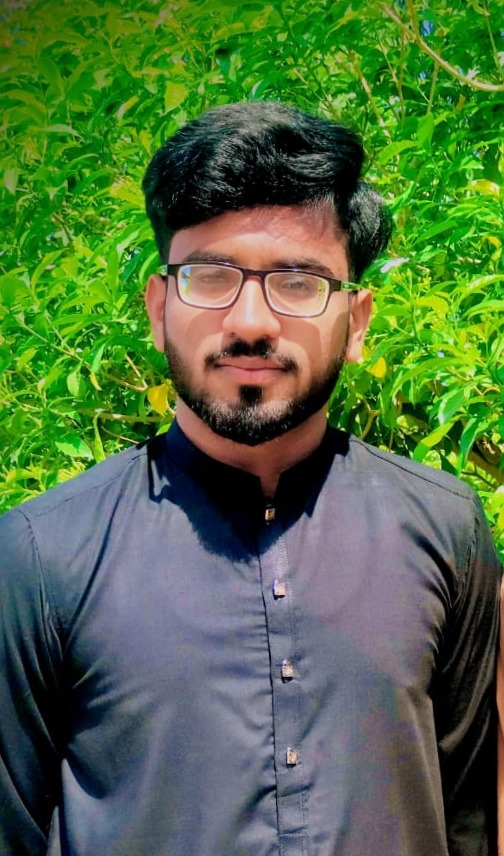
#> input picture OpenCV/img.jpeg, 504 x 856 px
$ python opencv.py
#> lines starting #> are read from the running program, lines starting #| are printed output that depends on the picture
import cv2
import numpy as np


image = cv2.imread('img.jpeg')
#> image is the input picture: shape (856, 504, 3); mean B, G, R 65.9, 109.3, 81
cv2.resize(image, (300, 600))
resized= cv2.cvtColor(image, cv2.COLOR_BGR2GRAY)
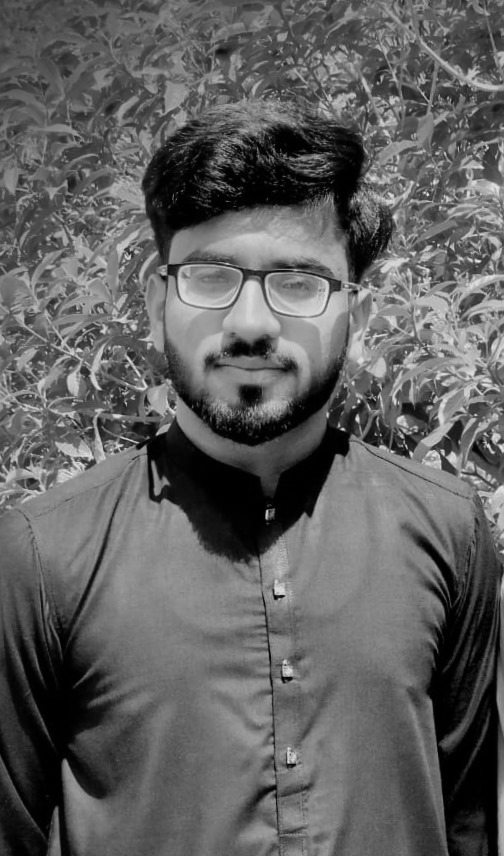
#> resized: shape (856, 504); min 0, max 237, mean 95.9

# [5 lines of commented-out code are left out]


cv2.imshow('Original', resized)


if cv2.waitKey(0) == 27:
#> (key Esc is pressed here)
    cv2.destroyAllWindows()

$ run again, with OpenCV/scaled2.jpg copied over OpenCV/img.jpeg
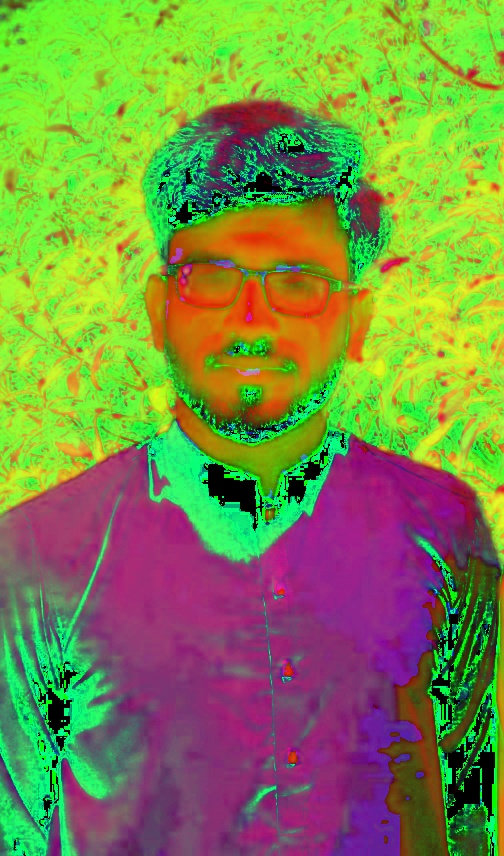
#> input picture OpenCV/scaled2.jpg, 504 x 856 px
#> image is the input picture: shape (856, 504, 3); mean B, G, R 70.2, 141.7, 122.7
#> `resized= cv2.cvtColor(image, cv2.COLOR_BGR2GRAY)`:
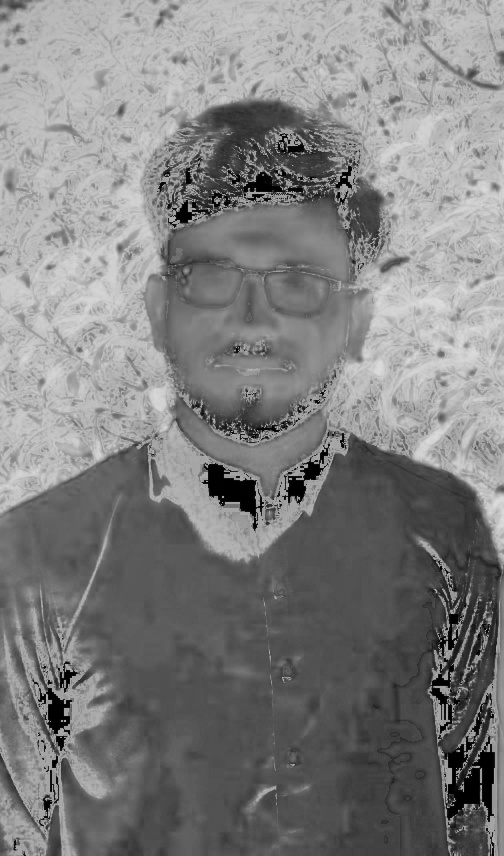
#> resized: shape (856, 504); min 0, max 221, mean 127.8
